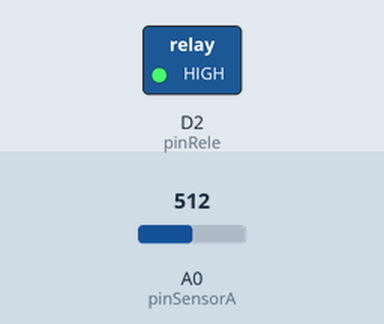
Simulated run of this sketch. Board: ESP8266 (NodeMCU). Shown: switched loads named in the sketch (green lamp = pin HIGH). The inputs (shaded band) are chosen by the test bench; at power-on: A0 (pinSensorA) = 512. WiFi joins after 1.5 s; servers stay silent unless stated; random numbers use the default seed unless the sketch sets one; no MQTT or app messages arrive unless stated; what the sketch prints to the serial monitor is not drawn.

Above: at 2.7 s.
2.8 s: A0 (pinSensorA) set to 260
4.3 s: A0 (pinSensorA) set to 241
At 5.2 s:
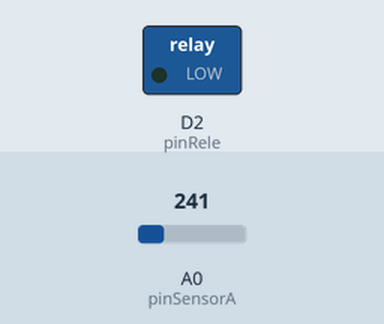
5.8 s: A0 (pinSensorA) set to 306
At 6.4 s:
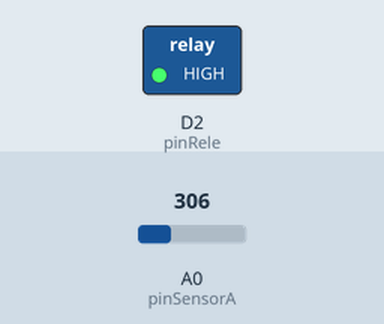
7.3 s: A0 (pinSensorA) set to 240
At 8.7 s:
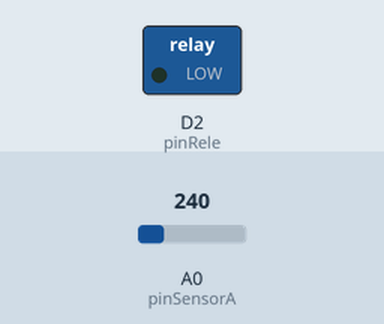
Timing chart, 0 to 9.8 s (numbered marks = the images above; inputs shaded):
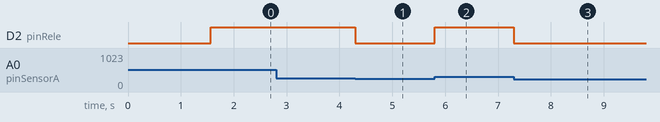

Measured:
- the behaviour switches between 251 and 250 on A0 (pinSensorA) (found by bisection; images 0 and 1)
- after the input at 2.8 s, every drawn part: stays the same
- after the input at 4.3 s, D2 (pinRele): HIGH → LOW at once
- after the input at 5.8 s, D2 (pinRele): LOW → HIGH at once
- after the input at 7.3 s, D2 (pinRele): HIGH → LOW at once

The sketch:

SensordeGas.ino
```cpp
#include <ESP8266WiFi.h>
#include <PubSubClient.h>

//definição de pinos e variaveis
#define pinSensorA A0

#define pinRele D2


//definição das configurações de Wifi e broker mqtt
const char* ssid = "SA";
const char* password = "pateta10";
const char* mqtt_server = "152.67.37.25";
const int mqttPort = 1883;
const char* mqttUser = "nepar";
const char* mqttPassword = "88221886";

// Criação de usuario Wifi
WiFiClient espClient;
PubSubClient client(espClient);
long lastMsg = 0;
char msg[50];
int value = 0;

// inicialização
void setup() {

  Serial.begin(115200);     //inicialização do monitor serial
  setup_wifi();             //inicialização Wifi
  client.setServer(mqtt_server, 1883);    //inicialização mqtt
  client.setCallback(callback);     //inicialização função callback que retorna um valor quando for requerida
  pinMode (pinSensorA,INPUT);   //inicializando sensor analógico como INPUT (entrada)
  pinMode (pinRele, OUTPUT);   //inicializando Relé como OUTPUT (saída)
  digitalWrite (pinRele, LOW);   //Desliga o Relé

}

// função para conectar Wifi
void setup_wifi() {

  delay(10);

  Serial.println();
  Serial.print("Connecting to ");
  Serial.println(ssid);

  WiFi.begin(ssid, password);

  while (WiFi.status() != WL_CONNECTED) {
    delay(500);
    Serial.print(".");
  }

  Serial.println("");
  Serial.println("WiFi connected");
  Serial.println("IP address: ");
  Serial.println(WiFi.localIP());
}

// função callback que espera retorna um valor quando solicitado pelo broker sem parar o loop
void callback(char* topic, byte* payload, unsigned int length) {
  Serial.print("Message arrived [");
  Serial.print(topic);
  Serial.print("] ");
  for (int i = 0; i < length; i++) {
    Serial.print((char)payload[i]);
  }
  Serial.println();

  // Switch on the LED if an 1 was received as first character
  if ((char)payload[0] == '1') {
    digitalWrite(BUILTIN_LED, LOW);   // Turn the LED on (Note that LOW is the voltage level
    // but actually the LED is on; this is because
    // it is acive low on the ESP-01)
  } else {
    digitalWrite(BUILTIN_LED, HIGH);  // Turn the LED off by making the voltage HIGH
  }

}

//função que reconecta o wifi
void reconnect() {

   while (!client.connected()) {
        Serial.println("Connecting to MQTT…");
        String clientId = "ESP32Client-";
        clientId += String(random(0xffff), HEX);
        if (client.connect(clientId.c_str(), mqttUser, mqttPassword )) {
            Serial.println("connected");
        } else {
            Serial.print("failed with state ");
            Serial.print(client.state());
            delay(2000);
        }
    }

}
float leituraSensor = 0;
void loop() {

  if (!client.connected()) {  //se o wifi nao estiver conectado, é reconectado
      reconnect();
  }
  client.loop(); //espera uma resposta mqtt sem parar o loop

      leituraSensor = analogRead(pinSensorA);   //lendo o sensor de gás analógico

      Serial.print(leituraSensor);
      client.publish("sensorgas", String(leituraSensor).c_str());   //publica no node o valor do dado analógico

      if(leituraSensor > 250){

        digitalWrite(pinRele, HIGH);

      }else{

         digitalWrite(pinRele, LOW);

      }


  }
```
